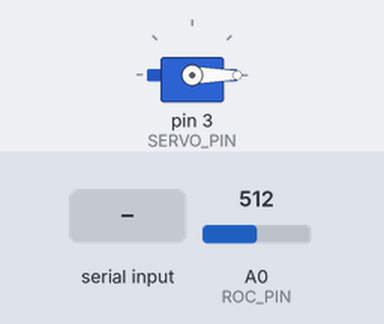
A sketch run on a simulated Arduino Uno, built with avr-gcc and run on an emulated ATmega328P. Parts: servo. The test bench sets the inputs (shaded band); at power-on: A0 (ROC_PIN) = 512. What the sketch prints to the serial monitor is not drawn.

Above: at 1.2 s.
1.3 s: "start" received over Serial
4.3 s: A0 (ROC_PIN) set to 536
Timing chart, 0 to 7.3 s (numbered marks = the images above; inputs shaded):
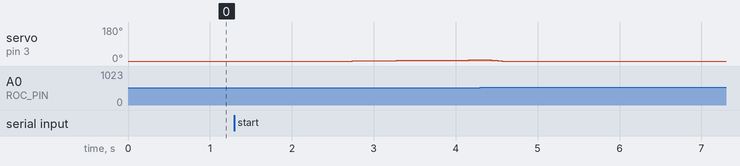

Measured:
- after the input at 1.3 s, servo on pin 3 (SERVO_PIN): moves from 0° to 6° over 1.4 s, starting after 1.4 s

The sketch:

movimento.ino
```cpp
// (licence header left out)
#include <Servo.h>

#define SERVO_PIN 3
#define ROC_PIN 0

#define SERVO_PRECISION 0.38

Servo servo;

bool isSimulating;
int angle, initialState;

void setDefaultSettings() {
    isSimulating = false;

    angle = 0;
    initialState = 0;
}

void setDeviceSettings() {
    Serial.begin(9600);

    servo.attach(SERVO_PIN);
    servo.write(angle);

    pinMode(ROC_PIN, INPUT);
}

void getSimulationStatus() {
    String serialDataStream = "";

    while (Serial.available()) {
        serialDataStream += Serial.readString();

        if (serialDataStream == "start") {
            isSimulating = true;
        }
        else if (serialDataStream == "stop") {
            isSimulating = false;
        }
    }
}

void updateSimulationData(const int & angle) {
    Serial.print("data ");
    Serial.print(angle);
    Serial.println();
    Serial.flush();

    servo.write(map(angle, 0, 90, 0, 90 * SERVO_PRECISION));
}

void stopSimulation() {
    Serial.println("stop");
    Serial.flush();

    while (angle >= 0) {
        servo.write(map(angle, 90, 0, 90 * SERVO_PRECISION, 0));

        delay(10);

        angle--;
    }

    setDefaultSettings();
}

int getInitialStateDeviation() {
    return abs(analogRead(ROC_PIN) - initialState);
}

void setup() {
    setDefaultSettings();
    setDeviceSettings();
}

void loop() {
    getSimulationStatus();

    if (isSimulating) {
        delay(100);
        initialState = analogRead(ROC_PIN);

        for (angle = 0; angle <= 90; angle++) {
            updateSimulationData(angle);
            getSimulationStatus();

            if (!isSimulating || getInitialStateDeviation() > 5) {
                break;
            }

            delay(100);
        }

        stopSimulation();
    }
}
```
